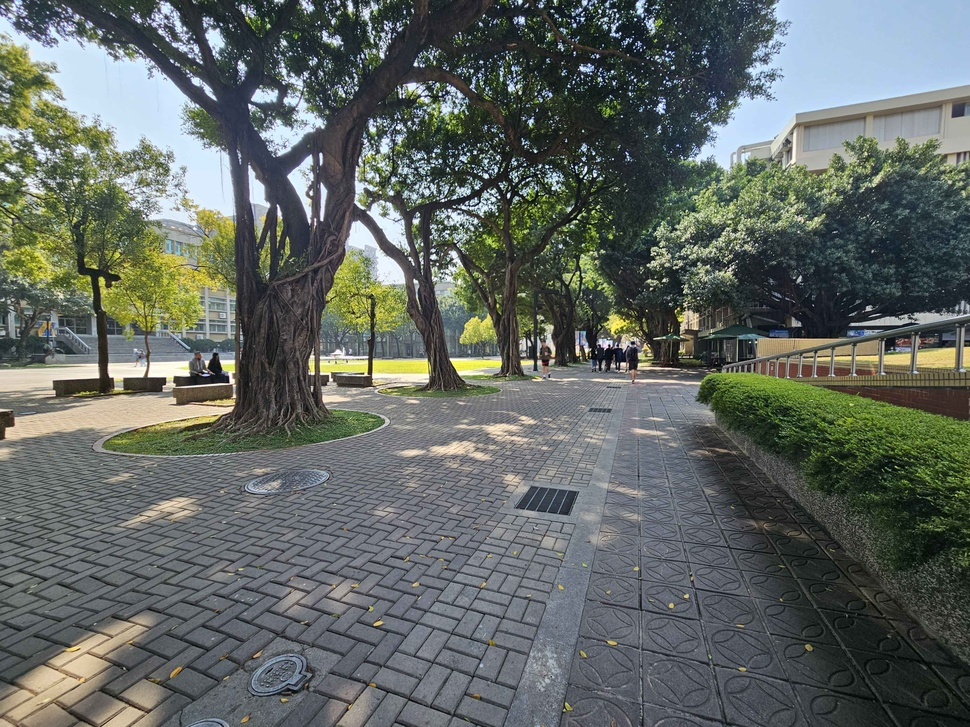
#> input picture D1149576_HW3/oritest2.jpg, 970 x 727 px, shrunk from 4000 x 3000 before the run, found by its file name
$ python main.py
#> lines starting #> are read from the running program, lines starting #| are printed output that depends on the picture
import cv2 as cv;
import numpy as np;

def con(img,m,n,kernel,bias,padding):
    if(padding==1): #補白邊
        pad = np.zeros((m+(len(kernel[0])-1)*2,n+(len(kernel)-1)),np.uint8);        #創建一個空圖片(黑)

        for j in range(n+(len(kernel)-1)):                                          #填滿白色
            for i in range(m+(len(kernel[0])-1)*2):
                pad[i][j] = 255;

        for j in range(n+(len(kernel)-1)):                                          #將原本的圖片放到中間
            for i in range(m+(len(kernel[0])-1)):
                if((i<len(kernel[0])-1+m and i>=len(kernel[0])-1) and (j<len(kernel)-1+n and j>=len(kernel)-1)):
                    pad[i][j] = img[i-(len(kernel[0])-1)][j-(len(kernel)-1)];
    elif(padding==0):   #補黑邊
        pad = np.zeros((m+(len(kernel[0])-1)*2,n+(len(kernel)-1)),np.uint8);

        for j in range(n+(len(kernel)-1)):                                          #將原本的圖片放到中間
            for i in range(m+(len(kernel[0])-1)):
                if((i<len(kernel[0])-1+m and i>=len(kernel[0])-1) and (j<len(kernel)-1+n and j>=len(kernel)-1)):
                    pad[i][j] = img[i-(len(kernel[0])-1)][j-(len(kernel)-1)];
    else:
        pad = img;  #不補邊

    (x,y) = pad.shape;
    if(padding==1 or padding==0):   #如果有補邊則使用原圖片的長寬作為計算次數
        leng=m;
        wid=n;
    else:                           #若無則計算輸出圖片的大小作為計算次數
        leng=m-len(kernel[0])+1;
        wid=n-len(kernel)+1;

    Out = np.zeros((leng,wid),np.uint8);                                #創建輸出用的圖片
    for w_num in range(wid):                                            #寬的運行次數
        for l_num in range(leng):                                       #長的運行次數
            temp=0;                                                     #記錄點的數值
            for w in range(len(kernel)):                                #kernel的寬
                for l in range(len(kernel[w])):                         #kernel的長
                    temp += int(pad[l+l_num][w+w_num])*kernel[l][w];    #計算
            temp += bias;                                               #最後加上偏差值
            Out[l_num][w_num] = max(0, min(255, temp));                 #將範圍限制到0~255
    return Out;

# [26 lines left out: function pool, not called in this run]

def convolution(img,kernel):
    (m,n)=img.shape;
    pad = np.zeros((m+2, n+2), dtype=np.uint8);        #創建一個空圖片(黑)

    for j in range(n):                                          #將原本的圖片放到中間
        for i in range(m):
            pad[i+1][j+1] = img[i][j];

    Out = np.zeros((m, n), dtype=np.float64)
    for i in range(m):
        for j in range(n):
            temp=0;
            for w in range(len(kernel)):
                for l in range(len(kernel[w])):
                    temp += int(pad[i+l][j+w])*kernel[l][w];
            Out[i][j] = max(0, min(255, temp));
    return Out;

def sobel(img):
    vertical = [[-1,0,1],[-2,0,2],[-1,0,1]];
    horizontal = [[-1,-2,-1],[0,0,0],[1,2,1]];

    Gx = convolution(img,horizontal);
    Gy = convolution(img,vertical);
    M = np.sqrt(Gx**2+Gy**2);
    return M;

def nonMaximum(img):
    Out = np.zeros_like(img);
    (x,y)=img.shape;
    for i in range(1,x-1):
        for j in range(1,y-1):
            now = img[i][j];
            #0
            leftN = img[i-1][j];
            rightN = img[i+1][j];
            if(now<=leftN and now<=rightN):
                Out[i][j] = 0;
                continue;
            #45
            leftN = img[i-1][j-1];
            rightN = img[i+1][j+1];
            if(now<=leftN and now<=rightN):
                Out[i][j] = 0;
                continue;
            #90
            leftN = img[i][j-1];
            rightN = img[i][j+1];
            if(now<=leftN and now<=rightN):
                Out[i][j] = 0;
                continue;
            #135
            leftN = img[i-1][j+1];
            rightN = img[i+1][j-1];
            if(now<=leftN and now<=rightN):
                Out[i][j] = 0;
                continue;
            #finally
            Out[i][j]=now;
    return Out;

def thresholding(img):
    high = 250;
    low = 200;
    Out = np.zeros_like(img);
    (x,y)=img.shape;
    for i in range(x):
        for j in range(y):
            now = img[i][j];
            if(now>high): Out[i][j]=255;
            elif(now<low): Out[i][j]=0;
            else:
                for m in range(i-1,i+1):
                    for n in range(j-1,j+1):
                        if(m!=i and n!=i):
                            if(img[m][n]>high):
                                Out[i][j]=255;
                if(Out[i][j]!=255):
                    Out[i][j]=255;
    return Out;

# [17 lines left out: function signName, not called in this run]

gaussian = [[1/16,2/16,1/16],[2/16,4/16,2/16],[1/16,2/16,1/16]]; #gaussian filter

ori = cv.imread("DigitalImage/D1149576_HW3/oritest2.jpg",0);
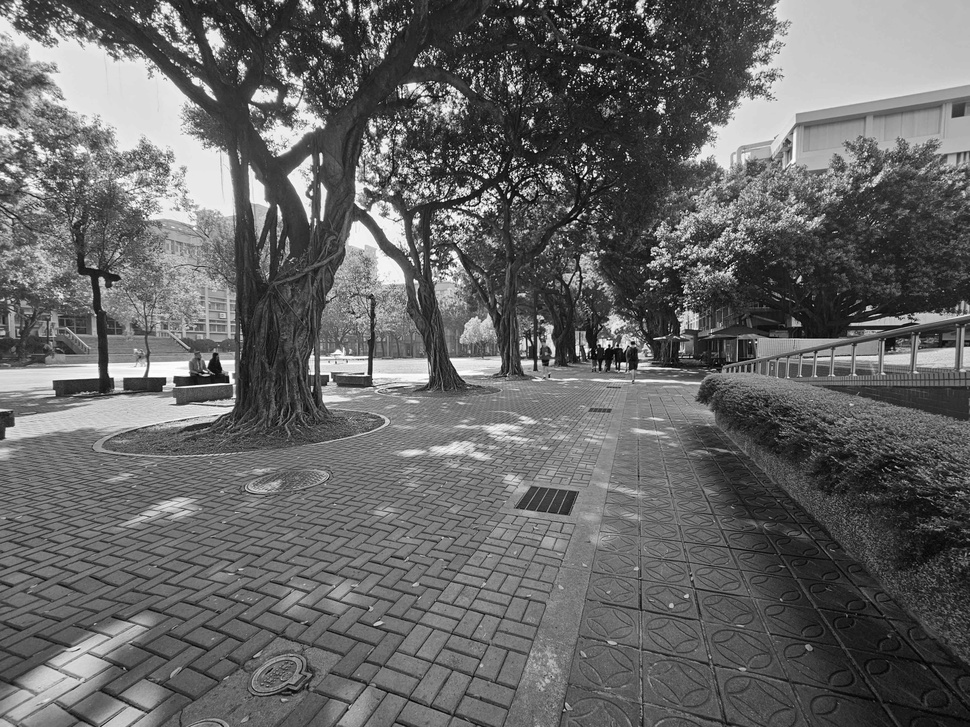
#> ori: shape (727, 970); min 0, max 255, mean 101.7
#name = cv.imread("D1149576_HW3/name.jpg",0);
(x,y)=ori.shape;
#> x = 727; y = 970
temp = con(ori,x,y,gaussian,0,0);
#> after the loop in con, `for j in range(n+(len(kernel)-1)):`:
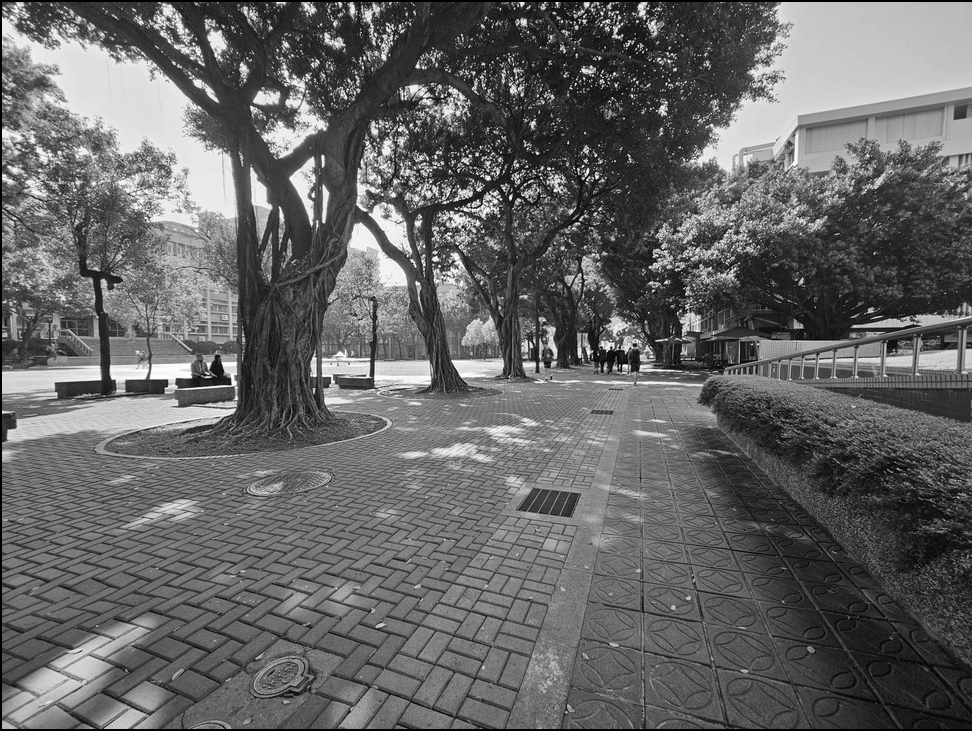
#> pad: shape (731, 972); min 0, max 255, mean 100.9
temp = sobel(temp);
#> after the loop in convolution, `for j in range(n):`:
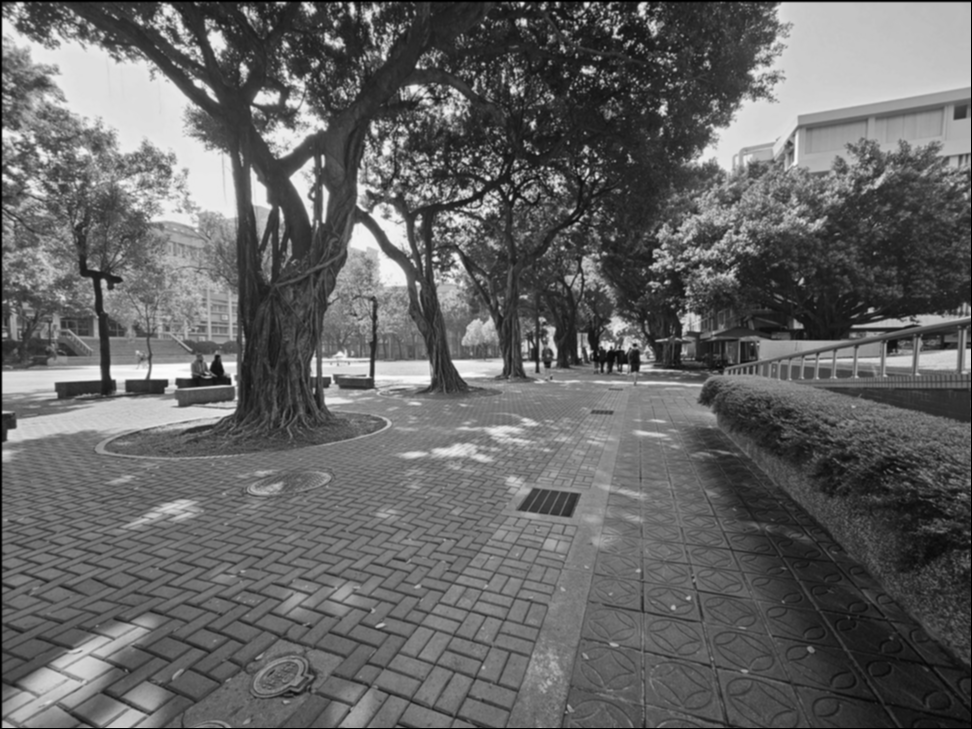
#> pad: shape (729, 972); min 0, max 252, mean 100.5
#> after the loop in convolution (call 2), `for i in range(m):`:
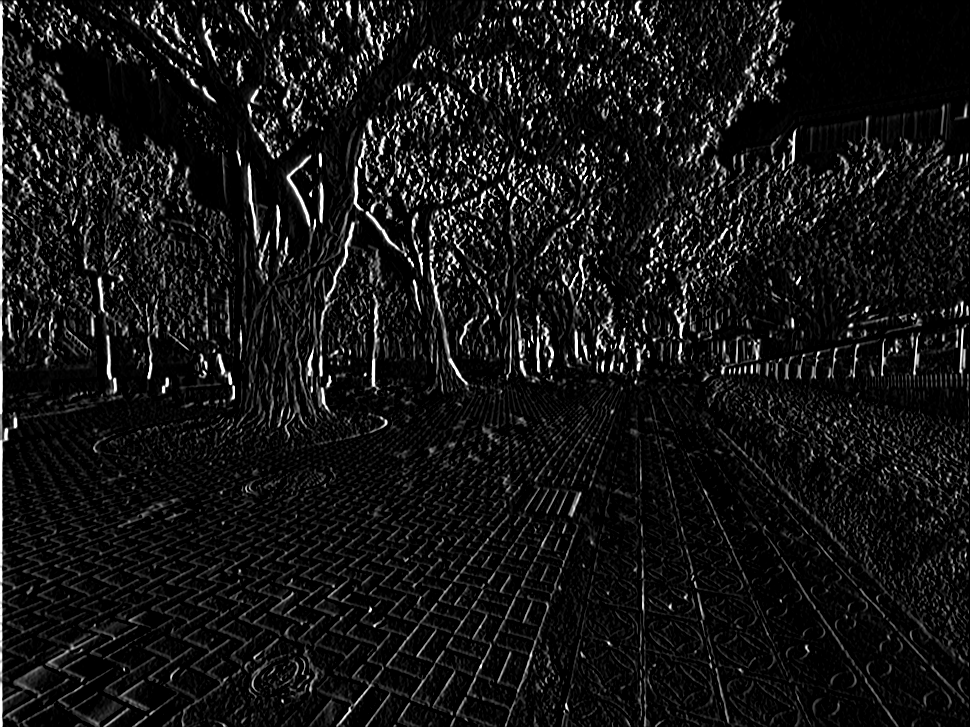
#> Out: shape (727, 970) float64; min 0, max 255, mean 21.2
temp = nonMaximum(temp);
#> after the loop in nonMaximum, `for i in range(1,x-1):`:
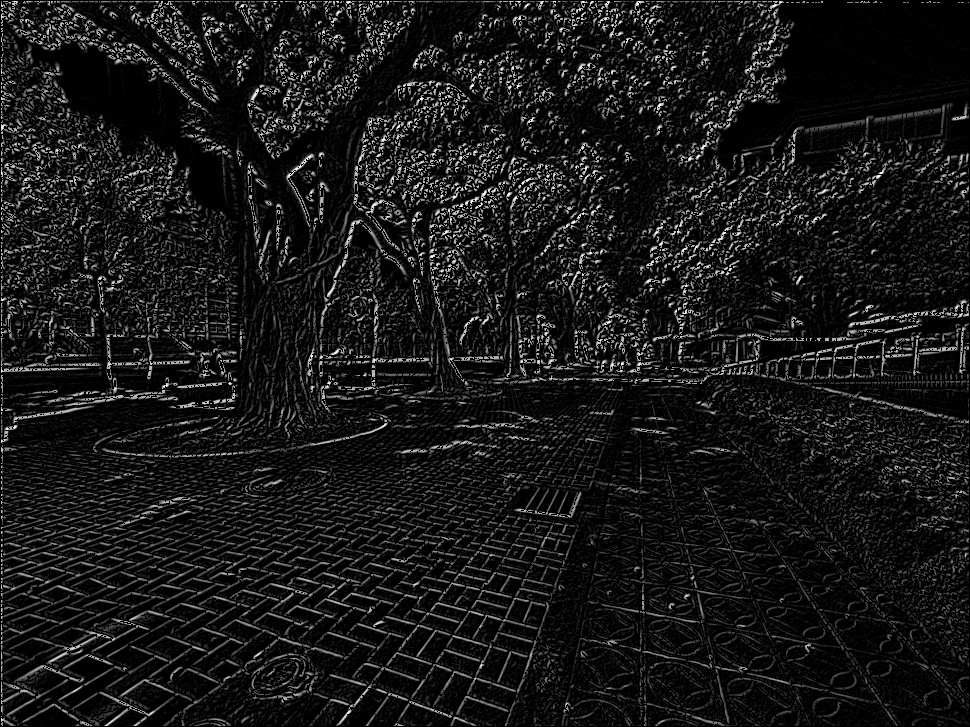
#> Out: shape (727, 970) float64; min 0, max 360.6, mean 33.6; drawn with min black and max white
temp = thresholding(temp);
#> after the loop in thresholding, `for i in range(x):`:
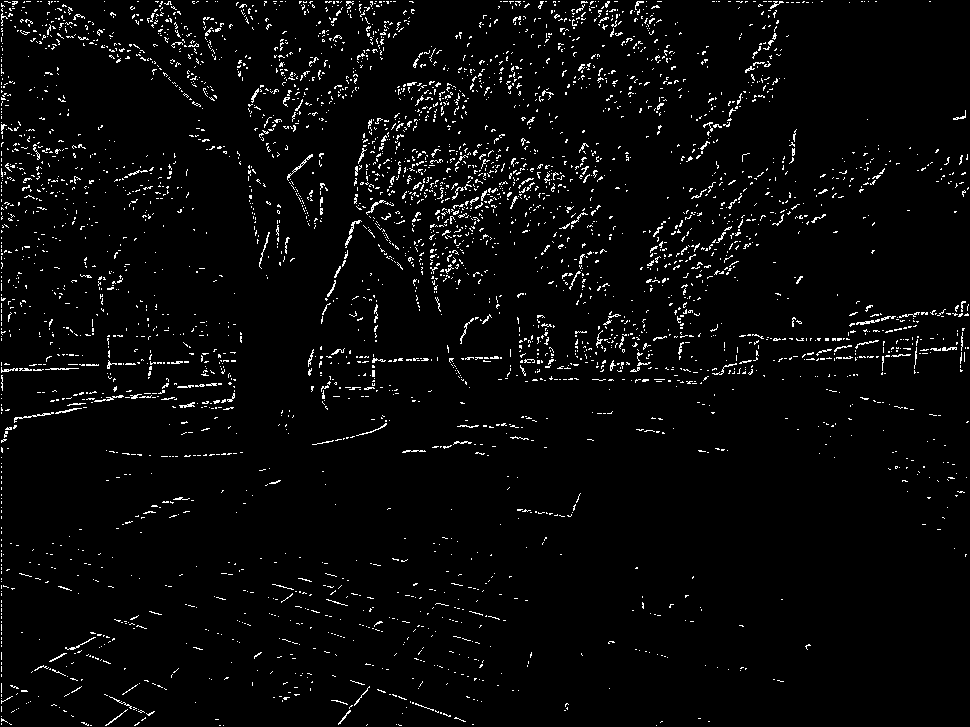
#> Out: shape (727, 970) float64; 3.3% white in thin lines or dots
cv.imwrite("DigitalImage/D1149576_HW3/thresholding.jpg",temp);

$ run again, with D1149576_HW3/oritest1.jpg copied over D1149576_HW3/oritest2.jpg
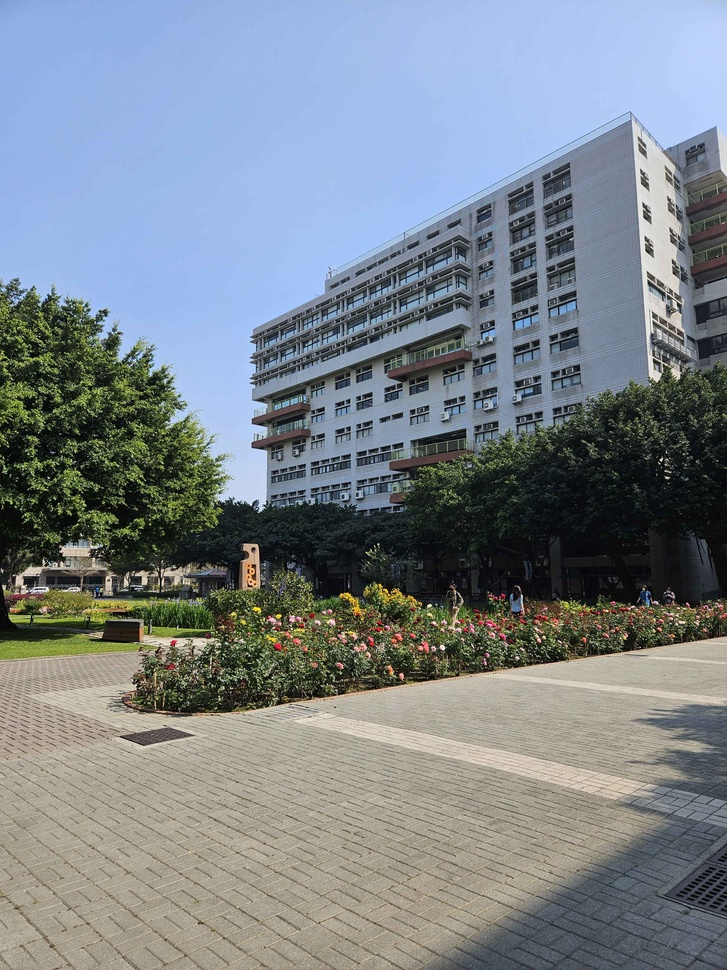
#> input picture D1149576_HW3/oritest1.jpg, 727 x 970 px, shrunk from 3000 x 4000 before the run, found by its file name
#> after the loop in con, `for j in range(n+(len(kernel)-1)):`:
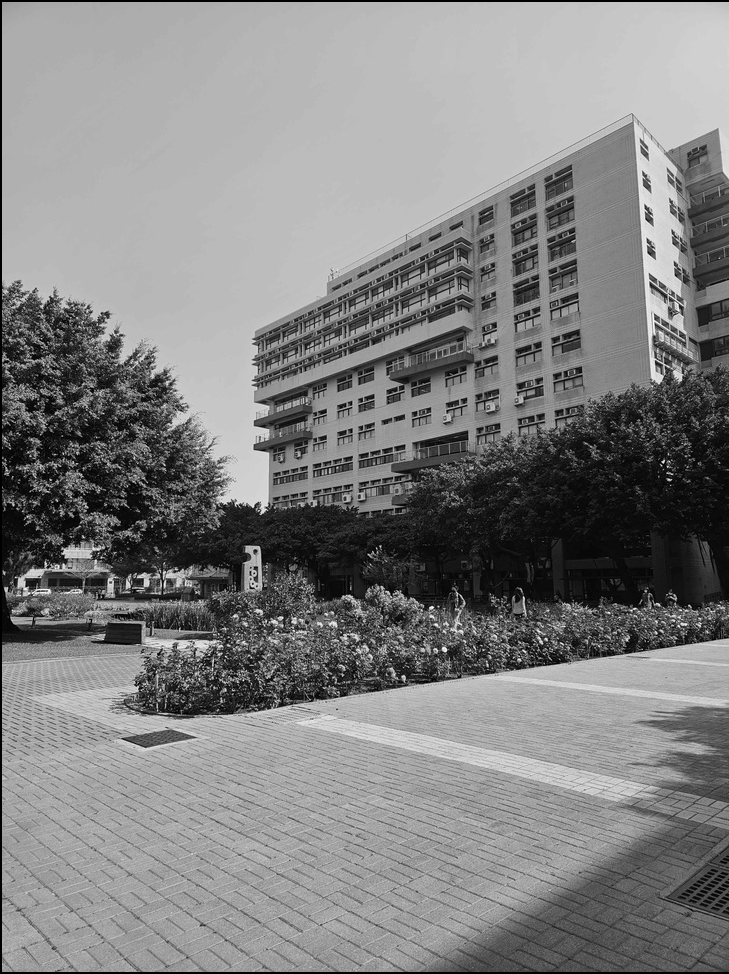
#> pad: shape (974, 729); min 0, max 255, mean 128.9
#> after the loop in thresholding, `for i in range(x):`:
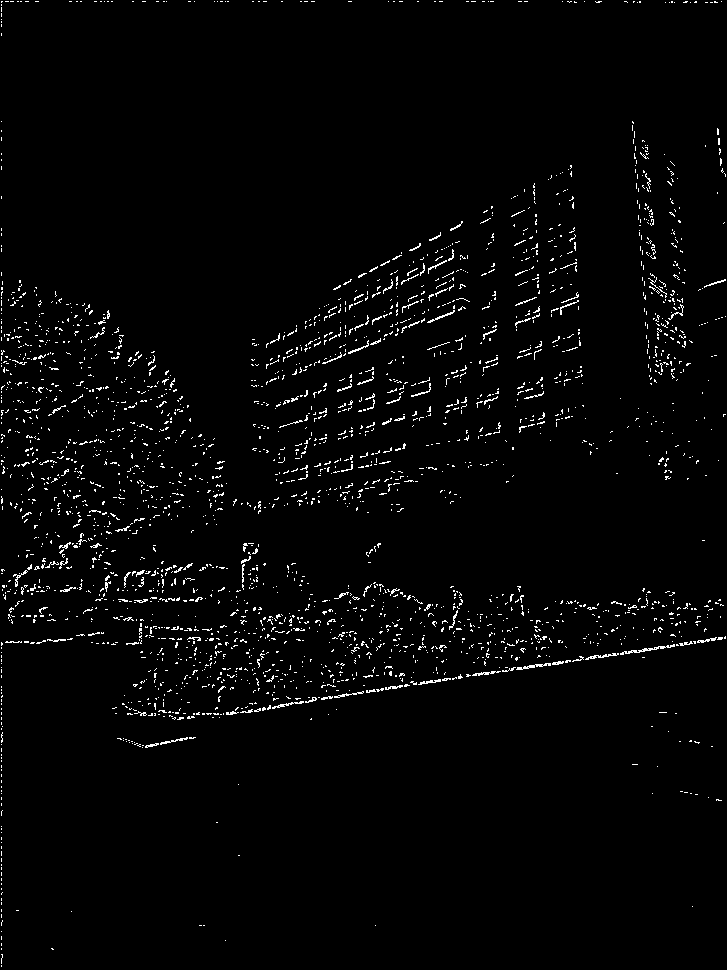
#> Out: shape (970, 727) float64; 2.2% white in thin lines or dots
